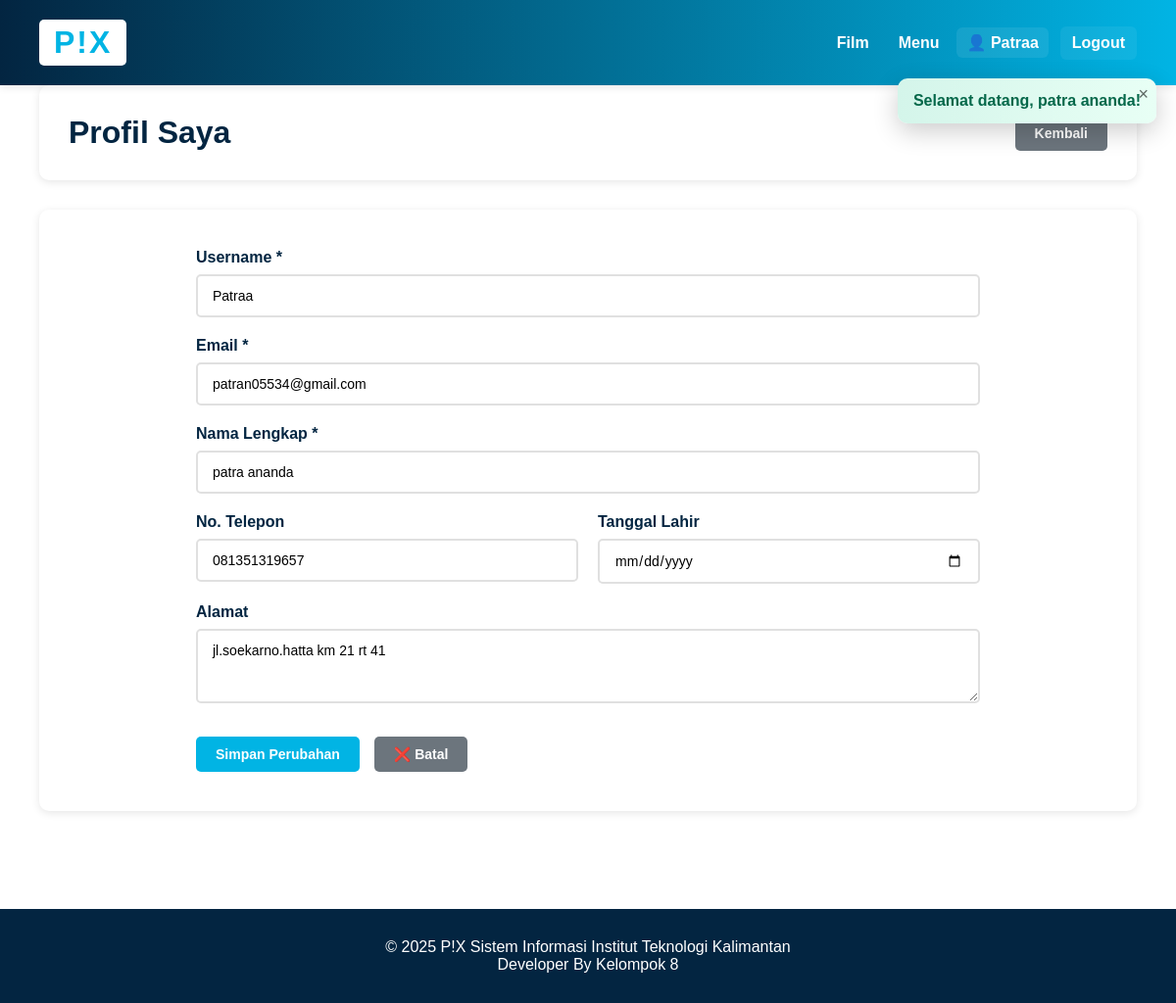
The page /index.php?module=user&action=profile (signed in) on the database its author committed.
### tables this page shows
CREATE TABLE `user` (
  `id_user` int(11) NOT NULL,
  `username` varchar(50) NOT NULL,
  `email` varchar(100) NOT NULL,
  `password` varchar(255) NOT NULL,
  `nama_lengkap` varchar(100) NOT NULL,
  `no_telpon` varchar(20) DEFAULT NULL,
  `tanggal_lahir` date DEFAULT NULL,
  `alamat` text DEFAULT NULL,
  `tanggal_daftar` timestamp NOT NULL DEFAULT current_timestamp(),
  `status_akun` enum('aktif','nonaktif') DEFAULT 'aktif'
);

### controllers/UserController.php (called while the page is built, shortened)
<?php
require_once 'config/database.php';
require_once 'models/User.php';
class UserController {
    public function __construct() {
        $database = new Database();
        $this->db = $database->getConnection();
        $this->user = new User($this->db);
    }
    public function profile() {
        require_once 'views/user/profile.php';
    }
}
?>

### config/database.php (called while the page is built, shortened)
<?php
class Database {
    private $host = "localhost";
    private $db_name = "pix_database";
    private $username = "root";
    private $password = "";
    public function getConnection() {
        $this->conn = null;
        try {
            $this->conn = new PDO(
                "mysql:host=" . $this->host . ";dbname=" . $this->db_name,
                $this->username,
                $this->password
            );
            $this->conn->setAttribute(PDO::ATTR_ERRMODE, PDO::ERRMODE_EXCEPTION);
            $this->conn->exec("set names utf8mb4");
        } catch(PDOException $exception) {
            echo "Connection error: " . $exception->getMessage();
        }
        return $this->conn;
    }
}
?>

### models/User.php (called while the page is built, shortened)
<?php
require_once 'models/QueryBuilder.php';
class User {
    private $qb;
    private $table_name = "User";
    public $id_user;
    public function __construct($db) {
        $this->qb = new QueryBuilder($db);
    }
    public function readOne() {
        $row = $this->qb->reset()
            ->table($this->table_name)
            ->select('*')
            ->where('id_user', '=', $this->id_user)
            ->first();
        if ($row) {
            $this->username = $row['username'];
            $this->email = $row['email'];
            $this->nama_lengkap = $row['nama_lengkap'];
            $this->no_telpon = $row['no_telpon'];
            $this->tanggal_lahir = $row['tanggal_lahir'];
            $this->alamat = $row['alamat'];
            return true;
        }
        return false;
    }
}
?>

### models/QueryBuilder.php (called while the page is built, shortened)
<?php
class QueryBuilder {
    private $bindings = [];
    public function table($table) {
        $this->table = $table;
        return $this;
    }
    public function select($columns = '*') {
        if (is_array($columns)) {
            $this->select = implode(', ', $columns);
        } else {
            $this->select = $columns;
        }
        return $this;
    }
    public function where($column, $operator, $value = null) {
        $placeholder = ':where_' . count($this->bindings);
        $this->bindings[$placeholder] = $value;
        return $this;
    }
    public function limit($limit) {
        $this->limit = $limit;
        return $this;
    }
    public function reset() {
        $this->bindings = [];
        $this->offset = null;
        return $this;
    }
}
?>

### views/user/profile.php (the view)
<?php require_once 'views/layouts/header.php'; ?>
<div class="container">
    <div class="header-section">
        <h1>Profil Saya</h1>
        <a href="index.php?module=user&action=dashboard" class="btn btn-secondary">Kembali</a>
    </div>
    <div class="form-container">
        <form method="POST" action="index.php?module=user&action=updateProfile" class="movie-form">
            <div class="form-group">
                <label for="username">Username *</label>
                <input type="text" id="username" name="username" required
                       value="<?php echo htmlspecialchars($this->user->username); ?>">
            </div>
            <div class="form-group">
                <label for="email">Email *</label>
                <input type="email" id="email" name="email" required
                       value="<?php echo htmlspecialchars($this->user->email); ?>">
            </div>
            <div class="form-group">
                <label for="nama_lengkap">Nama Lengkap *</label>
                <input type="text" id="nama_lengkap" name="nama_lengkap" required
                       value="<?php echo htmlspecialchars($this->user->nama_lengkap); ?>">
            </div>
            <div class="form-row">
                <div class="form-group">
                    <label for="no_telpon">No. Telepon</label>
                    <input type="tel" id="no_telpon" name="no_telpon"
                           value="<?php echo htmlspecialchars($this->user->no_telpon ?? ''); ?>">
                </div>
                <div class="form-group">
                    <label for="tanggal_lahir">Tanggal Lahir</label>
                    <input type="date" id="tanggal_lahir" name="tanggal_lahir"
                           value="<?php echo $this->user->tanggal_lahir ?? ''; ?>">
                </div>
            </div>
            <div class="form-group">
                <label for="alamat">Alamat</label>
                <textarea id="alamat" name="alamat" rows="3"><?php echo htmlspecialchars($this->user->alamat ?? ''); ?></textarea>
            </div>
            <div class="form-actions">
                <button type="submit" class="btn btn-primary">Simpan Perubahan</button>
                <a href="index.php?module=user&action=dashboard" class="btn btn-secondary">❌ Batal</a>
            </div>
        </form>
    </div>
</div>
<?php require_once 'views/layouts/footer.php'; ?>

### assets/style.css (style rules this page uses)
* { margin: 0; padding: 0; box-sizing: border-box; }
html, body { margin: 0; padding: 0; font-family: 'Source Sans Pro', Arial, sans-serif; background: #ffffff; min-height: 100vh; color: #000000; }
.container { max-width: 1400px; margin: 0 auto; padding: 0 40px 40px; }
.btn { padding: 10px 20px; border: none; border-radius: 5px; cursor: pointer; text-decoration: none; display: inline-block; font-weight: 600; transition: all 0.3s; font-size: 14px; }
.btn-primary { background: #01b4e4; color: white; }
.btn-secondary { background: #6c757d; color: white; }
.header-section { background: white; padding: 30px; border-radius: 10px; margin-bottom: 30px; box-shadow: 0 2px 8px rgba(0,0,0,0.1); display: flex; justify-content: space-between; align-items: center; }
.header-section h1 { color: #032541; font-size: 32px; }
.form-container { background: white; padding: 40px; border-radius: 10px; box-shadow: 0 2px 8px rgba(0,0,0,0.1); }
.movie-form { max-width: 800px; margin: 0 auto; }
.form-group { margin-bottom: 20px; }
.form-group label { display: block; margin-bottom: 8px; font-weight: 600; color: #032541; }
.form-group input, .form-group select, .form-group textarea { width: 100%; padding: 12px 15px; border: 2px solid #e0e0e0; border-radius: 5px; font-size: 14px; font-family: inherit; transition: all 0.3s; }
.form-row { display: grid; grid-template-columns: 1fr 1fr; gap: 20px; }
.form-actions { display: flex; gap: 15px; margin-top: 30px; }

### rows shown on the page
user: username "Patraa", email "patran05534@gmail.com", nama_lengkap "patra ananda", no_telpon "081351319657", alamat "jl.soekarno.hatta km 21 rt 41"

### other values the page prints
$_SESSION['user_username'] "Patraa"
$msg "Selamat datang, patra ananda!"
